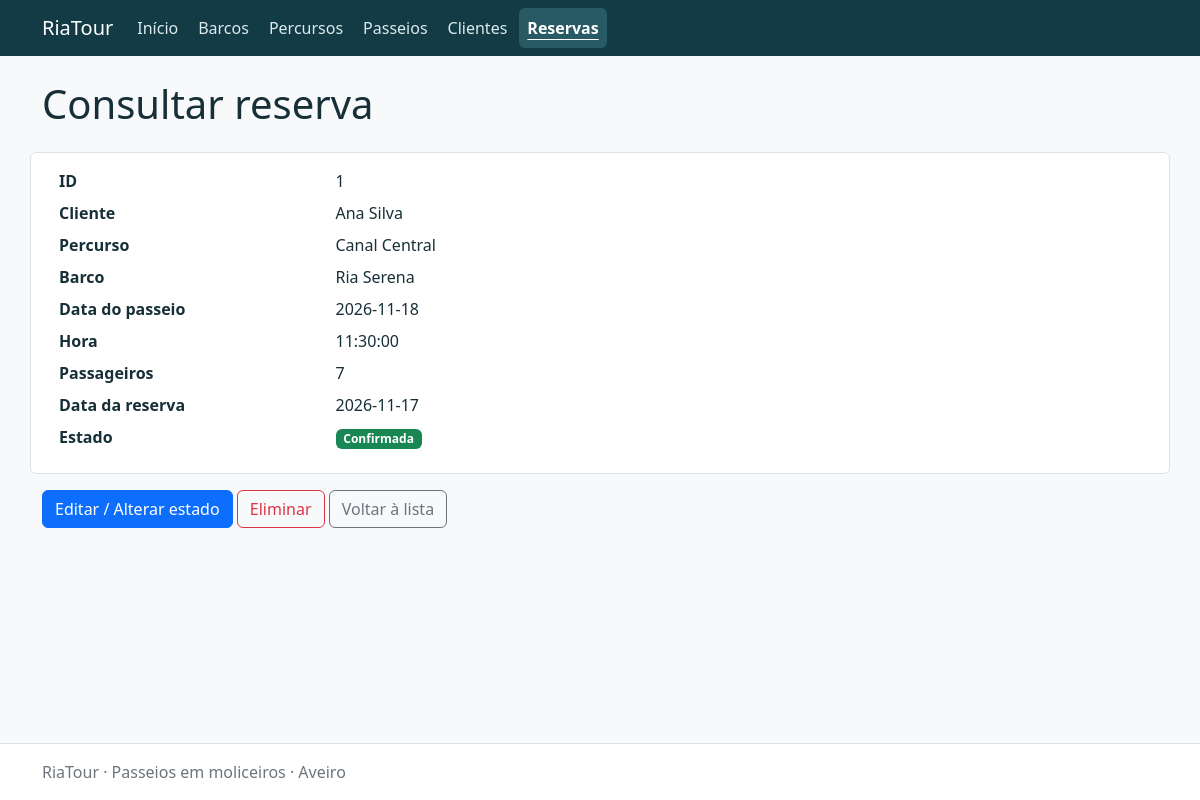
/bookings/view.php?id=1, run on the app's committed database.
### tables this page shows
CREATE TABLE bookings (
    id INT UNSIGNED AUTO_INCREMENT PRIMARY KEY,
    customer_id INT UNSIGNED NOT NULL,
    trip_id INT UNSIGNED NOT NULL,
    passengers SMALLINT UNSIGNED NOT NULL,
    booking_date DATE NOT NULL,
    status VARCHAR(10) NOT NULL DEFAULT 'pendente',
    CONSTRAINT chk_bookings_passengers CHECK (passengers > 0),
    CONSTRAINT chk_bookings_status CHECK (status IN ('pendente', 'confirmada', 'cancelada')),
    CONSTRAINT fk_bookings_customer FOREIGN KEY (customer_id) REFERENCES customers (id) ON DELETE RESTRICT,
    CONSTRAINT fk_bookings_trip FOREIGN KEY (trip_id) REFERENCES trips (id) ON DELETE RESTRICT,
    INDEX idx_bookings_trip_status (trip_id, status)
);

CREATE TABLE customers (
    id INT UNSIGNED AUTO_INCREMENT PRIMARY KEY,
    name VARCHAR(120) NOT NULL,
    email VARCHAR(254) NOT NULL,
    phone VARCHAR(32) NOT NULL,
    CONSTRAINT chk_customers_name CHECK (CHAR_LENGTH(TRIM(name)) > 0),
    CONSTRAINT chk_customers_email CHECK (CHAR_LENGTH(TRIM(email)) > 0),
    CONSTRAINT chk_customers_phone CHECK (CHAR_LENGTH(TRIM(phone)) > 0)
);

CREATE TABLE routes (
    id INT UNSIGNED AUTO_INCREMENT PRIMARY KEY,
    name VARCHAR(100) NOT NULL,
    description TEXT NOT NULL,
    duration_minutes SMALLINT UNSIGNED NOT NULL,
    price_per_passenger DECIMAL(8,2) NOT NULL,
    CONSTRAINT chk_routes_name CHECK (CHAR_LENGTH(TRIM(name)) > 0),
    CONSTRAINT chk_routes_description CHECK (CHAR_LENGTH(TRIM(description)) > 0),
    CONSTRAINT chk_routes_duration CHECK (duration_minutes > 0),
    CONSTRAINT chk_routes_price CHECK (price_per_passenger > 0)
);

CREATE TABLE boats (
    id INT UNSIGNED AUTO_INCREMENT PRIMARY KEY,
    name VARCHAR(100) NOT NULL,
    capacity SMALLINT UNSIGNED NOT NULL,
    status VARCHAR(10) NOT NULL DEFAULT 'ativo',
    CONSTRAINT chk_boats_name CHECK (CHAR_LENGTH(TRIM(name)) > 0),
    CONSTRAINT chk_boats_capacity CHECK (capacity > 0),
    CONSTRAINT chk_boats_status CHECK (status IN ('ativo', 'inativo'))
);

CREATE TABLE trips (
    id INT UNSIGNED AUTO_INCREMENT PRIMARY KEY,
    boat_id INT UNSIGNED NOT NULL,
    route_id INT UNSIGNED NOT NULL,
    trip_date DATE NOT NULL,
    trip_time TIME NOT NULL,
    is_cancelled TINYINT UNSIGNED NOT NULL DEFAULT 0,
    CONSTRAINT chk_trips_time CHECK (trip_time BETWEEN '00:00:00' AND '23:59:59'),
    CONSTRAINT chk_trips_cancelled CHECK (is_cancelled IN (0, 1)),
    CONSTRAINT fk_trips_boat FOREIGN KEY (boat_id) REFERENCES boats (id) ON DELETE RESTRICT,
    CONSTRAINT fk_trips_route FOREIGN KEY (route_id) REFERENCES routes (id) ON DELETE RESTRICT
);

### app/config/local.php (called while the page is built)
<?php
return [
    'host' => '127.0.0.1',
    'port' => 3306,
    'database' => 'bdRiaTour_NomeConcorrente_C27',
    'username' => 'root',
    'password' => '',
    'base_url' => '',
];

### app/bootstrap.php (called while the page is built, shortened)
<?php
$config = require __DIR__ . '/config/local.php';
require_once __DIR__ . '/helpers/functions.php';

### public/bookings/view.php (the view, shortened to what this page needs)
<?php
require __DIR__ . '/../../app/bootstrap.php';
$id = requestId();
$record = fetchRecord("SELECT bk.id, c.name AS customer, r.name AS route, b.name AS boat, t.trip_date, t.trip_time, bk.passengers, bk.booking_date, bk.status FROM bookings bk JOIN customers c ON c.id=bk.customer_id JOIN trips t ON t.id=bk.trip_id JOIN routes r ON r.id=t.route_id JOIN boats b ON b.id=t.boat_id WHERE bk.id = :id", $id);
$columns = ['id' => 'ID', 'customer' => 'Cliente', 'route' => 'Percurso', 'boat' => 'Barco', 'trip_date' => 'Data do passeio', 'trip_time' => 'Hora', 'passengers' => 'Passageiros', 'booking_date' => 'Data da reserva', 'status' => 'Estado'];
require __DIR__ . '/../../app/views/header.php';
?>
<dl class="row bg-white border rounded p-3"><?php foreach ($columns as $key => $label): ?><dt class="col-sm-3"><?= e($label) ?></dt><dd class="col-sm-9"><?= $key === 'status' ? statusBadge($record[$key]) : e($record[$key]) ?></dd><?php endforeach; ?></dl>
<a class="btn btn-primary" href="<?= e(url('bookings/form.php?id=' . $id)) ?>">Editar / Alterar estado</a>
<a class="btn btn-outline-danger" href="<?= e(url('bookings/delete.php?id=' . $id)) ?>">Eliminar</a>
<a class="btn btn-outline-secondary" href="<?= e(url('bookings/')) ?>">Voltar à lista</a>
<?php require __DIR__ . '/../../app/views/footer.php'; ?>

### app/helpers/functions.php (shortened to what this page needs)
<?php
function e($value): string
{
    return htmlspecialchars((string) $value, ENT_QUOTES | ENT_SUBSTITUTE, 'UTF-8');
}
function url(string $path = ''): string
{
    global $config;
    return rtrim($config['base_url'], '/') . '/' . ltrim($path, '/');
}
function database(): PDO
{
    global $config;
    static $connection = null;
    if ($connection === null) {
        $connection = new PDO(
            "mysql:host={$config['host']};port={$config['port']};dbname={$config['database']};charset=utf8mb4",
            $config['username'],
            $config['password'],
            [
                PDO::ATTR_ERRMODE => PDO::ERRMODE_EXCEPTION,
                PDO::ATTR_DEFAULT_FETCH_MODE => PDO::FETCH_ASSOC,
                PDO::ATTR_EMULATE_PREPARES => false,
            ]
        );
    }
    return $connection;
}
function inputText(array $input, string $key): string
{
    return isset($input[$key]) && is_string($input[$key]) ? trim($input[$key]) : '';
}
function requestId(): int
{
    $id = filter_var(inputText($_GET, 'id'), FILTER_VALIDATE_INT, ['options' => ['min_range' => 1]]);
    return $id;
}
function fetchRecord(string $sql, int $id): array
{
    try {
        $statement = database()->prepare($sql);
        $statement->execute(['id' => $id]);
        $record = $statement->fetch();
    } catch (PDOException $exception) {
        error_log($exception->getMessage());
        pageError(503, 'Não foi possível consultar os dados. Verifique a ligação à base de dados.');
    }
    return $record;
}
function statusBadge(string $status): string
{
    $colour = match ($status) {
        'ativo', 'disponível', 'confirmada' => 'success',
        'pendente', 'esgotado' => 'warning',
        'cancelada', 'cancelado' => 'danger',
        default => 'secondary',
    };
    return '<span class="badge text-bg-' . $colour . '">' . e(mb_convert_case($status, MB_CASE_TITLE, 'UTF-8')) . '</span>';
}

### public/assets/riatour.css (style rules this page uses)
:root { --bs-body-color: #172f37; }

### data on the page
bookings: id "1", customer.name "Ana Silva", routes.name "Canal Central", boats.name "Ria Serena", trip.trip_date "2026-11-18", trip.trip_time "11:30:00", passengers "7", booking_date "2026-11-17", status "Confirmada"

### other printed values
$label "Barcos"
$label "Percursos"
$label "Passeios"
$label "Clientes"
$label "Reservas"
$title "Consultar reserva"
$label "ID"
$label "Cliente"
$label "Percurso"
$label "Barco"
$label "Data do passeio"
$label "Hora"
$label "Passageiros"
$label "Data da reserva"
$label "Estado"
